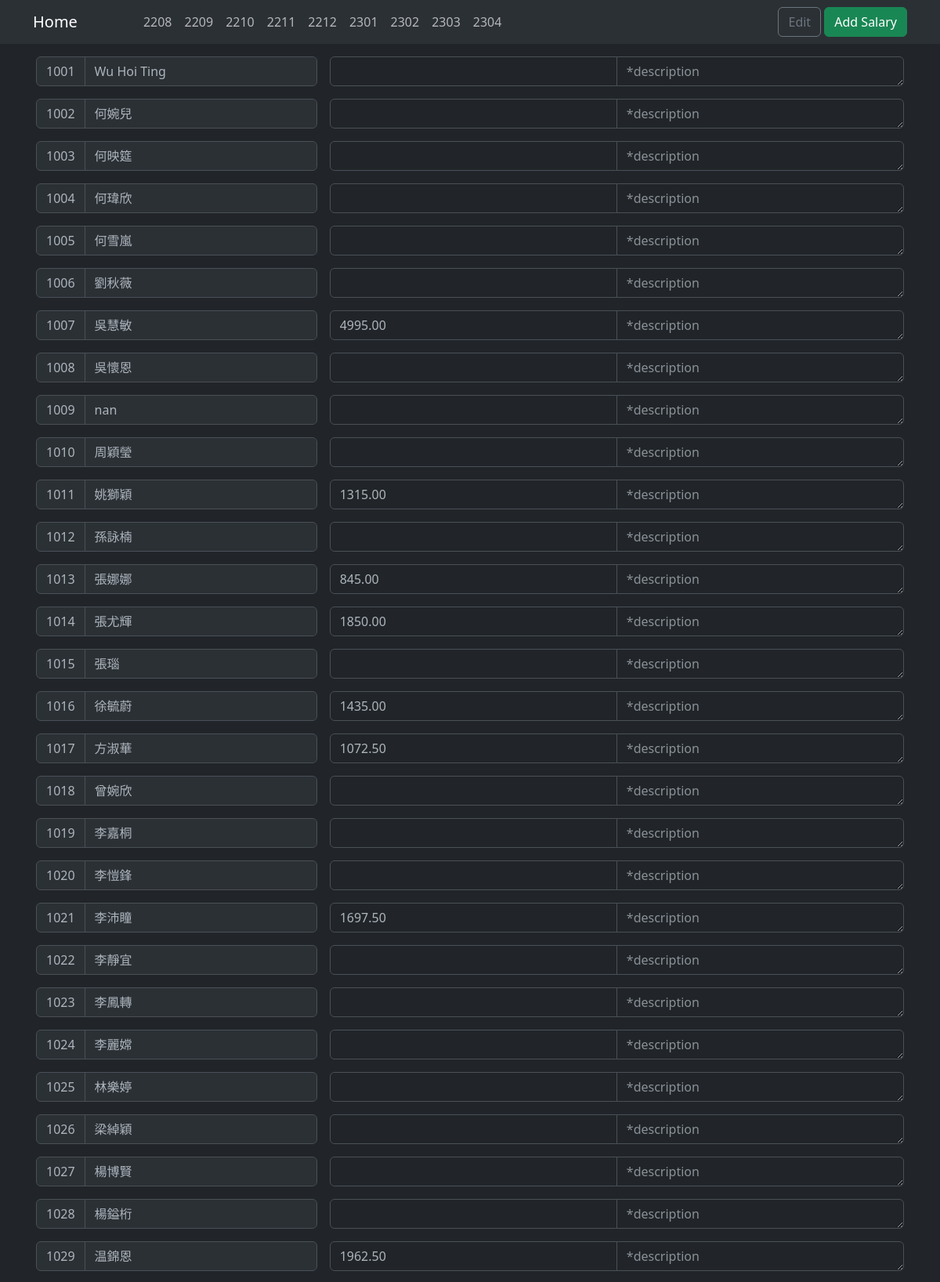
The app's page /salary/month/2208 (upper part) with its own data.
### SalaryInput/models.py (models this page shows)
class Employee(models.Model):
    SID = models.IntegerField(primary_key=True)
    chi_name = models.CharField(max_length=8, blank = True)
    eng_name = models.CharField(max_length=30, blank = True)
    classes = models.ManyToManyField(Class, default=None)
    class Meta:
        ordering = ['SID', 'chi_name']

### SalaryInput/views.py (the view)
# urls.py: path('salary/month/<str:month>', views.monthSalary),
def monthSalary(request, month):
    context = getContext()
    context['month_salaries'] = getMonthSalary(month)
    return render(request, 'MonthSalaries.html', context)

### SalaryInput/views.py (called while the page is built)
def getContext():
    context ={}
    months = []
    for month in Salary.objects.values('month').distinct():
        months.append(month['month'])
    context["salary_months"] = months
    return context

def getMonthSalary(month):
    month_salaries = Salary.objects.filter(month = month).values()
    salaries = []
    for employee in Employee.objects.all():
        pay = month_salaries.filter(employee_id = employee.SID).values('amount', 'description')
        print(pay)
        if ( employee.chi_name):
            name = employee.chi_name
        else:
            name = employee.eng_name
        if (pay):
            amount = 0
            description = ''
            for thispay in pay:
                amount = thispay['amount'] + amount
                if thispay['description']:
                    description = description +'\n' + thispay['description']
            salaries.append([employee.SID, name, amount, description])
        else:
            salaries.append([employee.SID, name, '', ''])
    return salaries

### templates/MonthSalaries.html (shortened to what this page needs)
{% extends 'base.html' %}
{% load static %}
{% block css %}
<link rel="stylesheet" href="{% static 'css/MonthSalaries.css' %}">
{% endblock %}
{% block additional_buttons %}
<div>
    <button id="salary-edit" class="btn btn-outline-secondary" a="">Edit</button>
    <a id="salary-add" class="btn btn-success" href="{% url 'SalaryInput:salary_input' %}">Add Salary</a>
</div>
{% endblock %}
{% block body %}
<div class="container p-3">
    {% for pay in month_salaries %}
    <div class="row g-3 h-100">
        <div class="col-md-4 col-5">
            <div class=" input-group h-100 pb-3">
                <span class="input-group-text">{{ pay.0 }}</span>
                <span class="input-group-text form-control pay_name">{{ pay.1 }}</span>
            </div>
        </div>
        <div class="col-md-8 col-7" id="{{ pay.0 }}">
            <div class="input-group mb-3">
                <input type="number" class="form-control" value="{{ pay.2 }}" aria-label="amount" aria-describedby="amount" readonly>
                <textarea type="text" class="form-control textarea" placeholder="*description" aria-label="description" aria-describedby="description" readonly>{{ pay.3 }}</textarea>
            </div>
        </div>
    </div>
    {% endfor %}
</div>
{% endblock %}

### templates/base.html (shortened to what this page needs)
{% load static %}
<!DOCTYPE html>
<html lang="en">
<head>
    <link rel="stylesheet" href="{% static 'bootstrap/css/bootstrap.css' %}">
    {% block css %}
    {% endblock %}
</head>
<body class="bg-dark text-light" data-bs-theme="dark">
    <nav class="sticky-top navbar bg-dark navbar-expand-lg bg-body-tertiary">
        <div class="container">
            <a href="/home/" class="navbar-brand">Home</a>
            <div class="collapse navbar-collapse" id="navbarNav">
                <div class="container">
                    <ul class="navbar-nav mx-5" style="overflow-x: auto;">
                        {% for month in salary_months %}
                        <li class="nav-item"><a class="nav-link" href="/salary/month/{{ month }}">{{ month }}</a></li>
                        {% endfor %}
                    </ul>
                </div>
            </div>
            {% block additional_buttons %}{% endblock %}
        </div>
    </nav>
{% block body %}{% endblock %}
</body>
</html>

### static/css/MonthSalaries.css (style rules this page uses)
.pay_name { overflow-x: auto; }
.textarea { height: 2rem; }

### records on screen
Employee: eng_name "Wu Hoi Ting"
Employee: chi_name "何婉兒"
Employee: chi_name "何映筵"
Employee: chi_name "何瑋欣"
Employee: chi_name "何雪嵐"
Employee: chi_name "劉秋薇"
Employee: chi_name "吳慧敏"
Employee: chi_name "吳懷恩"
Employee: chi_name "nan"
Employee: chi_name "周穎瑩"
Employee: chi_name "姚獅穎"
Employee: chi_name "孫詠楠"
Employee: chi_name "張娜娜"
Employee: chi_name "張尤輝"
Employee: chi_name "張瑙"
Employee: chi_name "徐毓蔚"
Employee: chi_name "方淑華"
Employee: chi_name "曾婉欣"
Employee: chi_name "李嘉桐"
Employee: chi_name "李愷鋒"
Employee: chi_name "李沛瞳"
Employee: chi_name "李靜宜"
Employee: chi_name "李鳳轉"
Employee: chi_name "李麗嫦"
Employee: chi_name "林樂婷"
Employee: chi_name "梁綽穎"
Employee: chi_name "楊博賢"
Employee: chi_name "楊鎰桁"
Employee: chi_name "温錦恩"

### other values on screen
{{ month }} "2208" "2209" "2210" "2211" "2212" "2301" "2302" "2303" "2304"
{{ pay.0 }} "1001" "1002" "1003" "1004" "1005" "1006" "1007" "1008" "1009" "1010" "1011" "1012" "1013" "1014" "1015" "1016" "1017" "1018" "1019" "1020" "1021" "1022" "1023" "1024" "1025" "1026" "1027" "1028" "1029"
